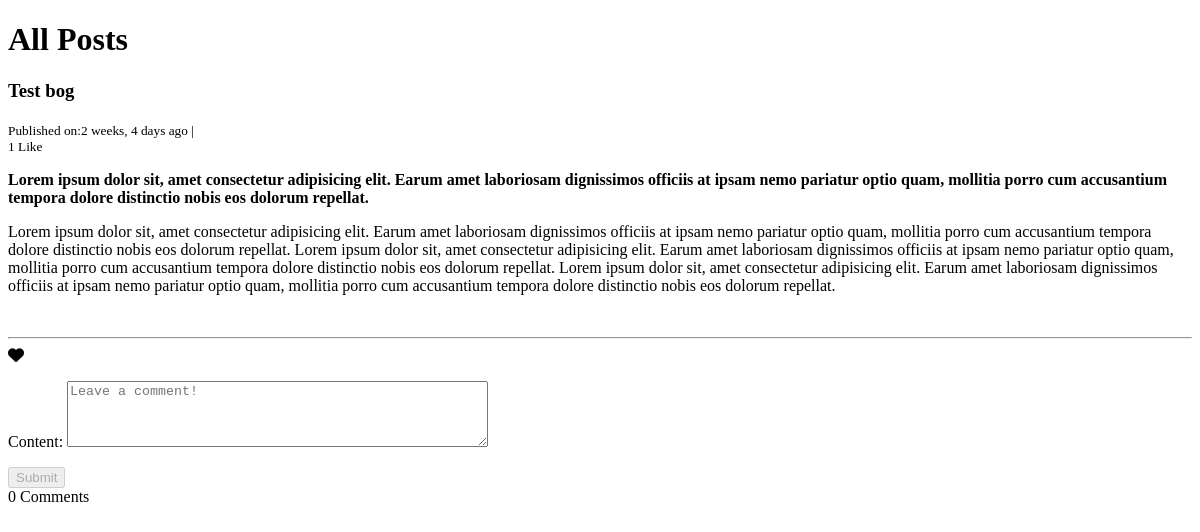
Before: /blog/test-bog/ with the older database file.
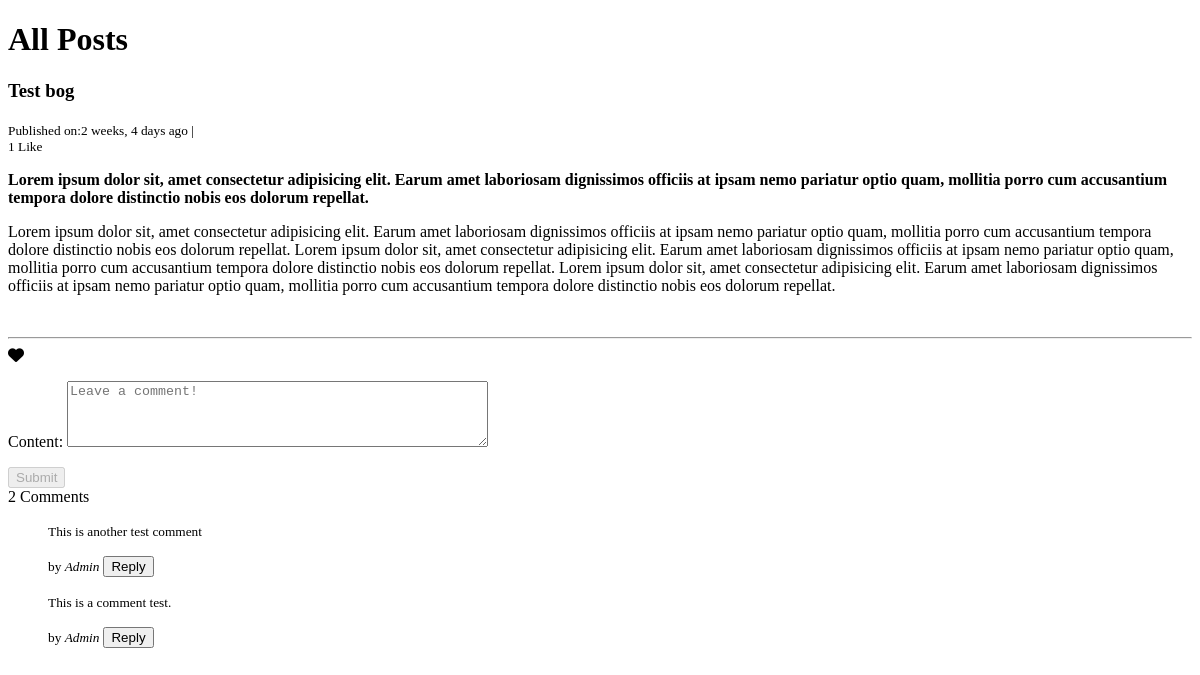
After: the same page with the newer database file.
### djaxifyapp/models.py (models this page shows, shortened)
class Comment(models.Model):
    user = models.ForeignKey(User, on_delete=models.CASCADE)
    timestamp = models.DateTimeField(auto_now_add=True)
    content = models.TextField(max_length=1000)
    reply = models.ForeignKey('Comment', on_delete=models.CASCADE, related_name='replies', null=True, blank=True, default=None)
    post = models.ForeignKey(
        'Post', related_name='comments', on_delete=models.CASCADE)
    objects = models.Manager()
    class Meta:
        ordering = ['-timestamp']

### djaxifyapp/views.py (the view)
# urls.py: path('<slug:slug>/', post_detail, name='post-detail'),
def post_detail(request, slug):
    post = get_object_or_404(Post, slug=slug)
    comments = Comment.objects.filter(post=post, reply=None).order_by('-id')
    is_liked = False
    if post.likes.filter(id=request.user.id).exists():
        is_liked = True
    is_favourite = False
    if post.favourite.filter(id=request.user.id).exists():
        is_favourite = True
    if request.method=='POST':
        querydict = request.POST
        comment_form = CommentForm(querydict)
        if comment_form.is_valid():
            comment = comment_form.save(commit=False)
            comment.post = post
            comment.user = request.user
            comment.reply_id = querydict.get('comment_id')
            comment.save()
    else:
        comment_form = CommentForm()
    context = {
        'post': post,
        'is_liked': is_liked,
        'is_favourite': is_favourite,
        'comments': comments,
        'total_likes': post.likes.count(),
        'total_comments': post.comments.count(),
        'comment_form': comment_form,
    }
    if request.is_ajax():
        html = render_to_string('comment_section.html', context, request=request)
        comments = serializers.serialize('json', list(comments), fields=('content', 'reply', 'post', 'user__username'))
        return JsonResponse({'form': html, 'comments': comments})
    return render(request, 'post_detail.html', context)

### djaxifyapp/forms.py
class CommentForm(forms.ModelForm):
    content = forms.CharField(widget=forms.Textarea(attrs={
        'class': 'form-control',
        'placeholder': 'Leave a comment!',
        'rows': '4',
        'cols': '50'
    }))
    class Meta:
        model = Comment
        fields = ('content',)

### djaxify/templates/post_detail.html
{% extends "base.html" %}
{% block content %}
<h1>All Posts</h1>
{% if post %}
<h3>{{post.title}}</h3>
<small>
    <span>Published on:{{post.timestamp|timesince}} ago |&nbsp;
      <div id="like-section">
        {% include 'like_section.html' %}
      </div>
    </span>
</small>
<p><b>{{post.overview}}</b></p>
<p>{{post.content}}</p>
<br>
<hr>
<div id="favourite-section">
  {% if is_favourite %}
  <a href="{% url 'favourite_post' slug=post.slug %}">
    <i class="fa fa-heart" style="color:red"></i>
  </a>
  {% else %}
  <a href="{% url 'favourite_post' slug=post.slug %}">
    <i class="fa fa-heart" style="color: black;"></i>
  </a>
  {% endif %}
</div>
<div class="main-comment-section">
  {% include 'comment_section.html' %}
</div>
{% endif %}
{% endblock content %}

### djaxify/templates/comment_section.html (shortened to what this page needs)
<div class="container-fluid mt-2">
  <div class="form-group row">
    <form method="post" class="comment-form" action=".">
      {{ comment_form.as_p }}
      {% if request.user.is_authenticated %}
        <input type="submit" value="Submit" class="btn btn-outline-success">
      {% else %}
        <input type="submit" value="Submit" class="btn btn-outline-success" disabled>
      {% endif %}
    </form>
  </div>
</div>
{{ comments.count }} Comment{{ comments|pluralize }}
{% for comment in comments %}
  <blockquote class="blockquote">
    <p class="mb-0"><small>{{ comment.content }}</small></p>
    <footer class="blockquote-footer"><small>by <cite title="Source Title">{{ comment.user|capfirst }}</cite></small>
      <button type="button" name="button" class="reply-btn btn btn-outline-dark btn-sm ml-2">Reply</button>
    </footer>
  </blockquote>
{% endfor %}

Changed rows visible on the page:
added Comment: content "This is another test comment", user "Admin"
added Comment: content "This is a comment test.", user "Admin"
Other visible differences:
{{ comments.count }}: "0" → "2"
